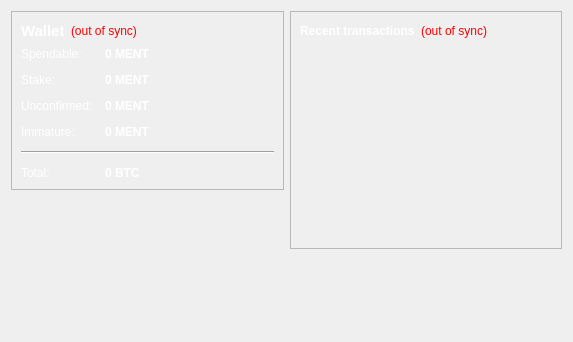
<?xml version="1.0" encoding="UTF-8"?>
<ui version="4.0">
 <class>OverviewPage</class>
 <widget class="QWidget" name="OverviewPage">
  <property name="geometry">
   <rect>
    <x>0</x>
    <y>0</y>
    <width>573</width>
    <height>342</height>
   </rect>
  </property>
  <property name="windowTitle">
   <string>Form</string>
  </property>
  <layout class="QHBoxLayout" name="horizontalLayout" stretch="1,1">
   <item>
    <layout class="QVBoxLayout" name="verticalLayout_2">
     <item>
      <widget class="QFrame" name="frame">
       <property name="frameShape">
        <enum>QFrame::StyledPanel</enum>
       </property>
       <property name="frameShadow">
        <enum>QFrame::Raised</enum>
       </property>
       <layout class="QVBoxLayout" name="verticalLayout_4">
        <item>
         <layout class="QHBoxLayout" name="horizontalLayout_4">
          <item>
           <widget class="QLabel" name="label_5">
            <property name="font">
             <font>
              <pointsize>11</pointsize>
              <weight>75</weight>
              <bold>true</bold>
             </font>
            </property>
            <property name="text">
             <string>Wallet</string>
            </property>
            <property name="styleSheet">
             <string notr="true">QLabel { color: white; }</string>
            </property>
           </widget>
          </item>
          <item>
           <widget class="QLabel" name="labelWalletStatus">
            <property name="toolTip">
             <string>The displayed information may be out of date. Your wallet automatically synchronizes with the MENT network after a connection is established, but this process has not completed yet.</string>
            </property>
            <property name="styleSheet">
             <string notr="true">QLabel { color: red; }</string>
            </property>
            <property name="text">
             <string notr="true">(out of sync)</string>
            </property>
            <property name="alignment">
             <set>Qt::AlignLeading|Qt::AlignLeft|Qt::AlignVCenter</set>
            </property>
           </widget>
          </item>
          <item>
           <spacer name="horizontalSpacer_2">
            <property name="orientation">
             <enum>Qt::Horizontal</enum>
            </property>
            <property name="sizeHint" stdset="0">
             <size>
              <width>40</width>
              <height>20</height>
             </size>
            </property>
           </spacer>
          </item>
         </layout>
        </item>
        <item>
         <layout class="QFormLayout" name="formLayout_2">
          <property name="fieldGrowthPolicy">
           <enum>QFormLayout::AllNonFixedFieldsGrow</enum>
          </property>
          <property name="horizontalSpacing">
           <number>12</number>
          </property>
          <property name="verticalSpacing">
           <number>12</number>
          </property>
          <item row="0" column="0">
           <widget class="QLabel" name="label">
            <property name="text">
             <string>Spendable:</string>
            </property>
            <property name="styleSheet">
             <string notr="true">QLabel { color: white; }</string>
            </property>
           </widget>
          </item>
          <item row="0" column="1">
           <widget class="QLabel" name="labelBalance">
            <property name="font">
             <font>
              <weight>75</weight>
              <bold>true</bold>
             </font>
            </property>
            <property name="styleSheet">
             <string notr="true">QLabel { color: white; }</string>
            </property>
            <property name="cursor">
             <cursorShape>IBeamCursor</cursorShape>
            </property>
            <property name="toolTip">
             <string>Your current spendable balance</string>
            </property>
            <property name="text">
             <string notr="true">0 MENT</string>
            </property>
            <property name="textInteractionFlags">
             <set>Qt::LinksAccessibleByMouse|Qt::TextSelectableByKeyboard|Qt::TextSelectableByMouse</set>
            </property>
           </widget>
          </item>
          <item row="1" column="0">
           <widget class="QLabel" name="label_6">
            <property name="text">
             <string>Stake:</string>
            </property>
            <property name="styleSheet">
             <string notr="true">QLabel { color: white; }</string>
            </property>
           </widget>
          </item>
          <item row="1" column="1">
           <widget class="QLabel" name="labelStake">
            <property name="font">
             <font>
              <weight>75</weight>
              <bold>true</bold>
             </font>
            </property>
            <property name="styleSheet">
             <string notr="true">QLabel { color: white; }</string>
            </property>
            <property name="cursor">
             <cursorShape>IBeamCursor</cursorShape>
            </property>
            <property name="toolTip">
             <string>Total of coins that was staked, and do not yet count toward the current balance</string>
            </property>
            <property name="text">
             <string notr="true">0 MENT</string>
            </property>
            <property name="textInteractionFlags">
             <set>Qt::LinksAccessibleByMouse|Qt::TextSelectableByKeyboard|Qt::TextSelectableByMouse</set>
            </property>
           </widget>
          </item>
          <item row="2" column="0">
           <widget class="QLabel" name="label_3">
            <property name="text">
             <string>Unconfirmed:</string>
            </property>
            <property name="styleSheet">
             <string notr="true">QLabel { color: white; }</string>
            </property>
           </widget>
          </item>
          <item row="2" column="1">
           <widget class="QLabel" name="labelUnconfirmed">
            <property name="font">
             <font>
              <weight>75</weight>
              <bold>true</bold>
             </font>
            </property>
            <property name="styleSheet">
             <string notr="true">QLabel { color: white; }</string>
            </property>
            <property name="cursor">
             <cursorShape>IBeamCursor</cursorShape>
            </property>
            <property name="toolTip">
             <string>Total of transactions that have yet to be confirmed, and do not yet count toward the current balance</string>
            </property>
            <property name="text">
             <string notr="true">0 MENT</string>
            </property>
            <property name="textInteractionFlags">
             <set>Qt::LinksAccessibleByMouse|Qt::TextSelectableByKeyboard|Qt::TextSelectableByMouse</set>
            </property>
           </widget>
          </item>
          <item row="3" column="0">
           <widget class="QLabel" name="labelImmatureText">
            <property name="text">
             <string>Immature:</string>
            </property>
            <property name="styleSheet">
             <string notr="true">QLabel { color: white; }</string>
            </property>
           </widget>
          </item>
          <item row="3" column="1">
           <widget class="QLabel" name="labelImmature">
            <property name="font">
             <font>
              <weight>75</weight>
              <bold>true</bold>
             </font>
            </property>
            <property name="styleSheet">
             <string notr="true">QLabel { color: white; }</string>
            </property>
            <property name="toolTip">
             <string>Mined balance that has not yet matured</string>
            </property>
            <property name="text">
             <string notr="true">0 MENT</string>
            </property>
            <property name="textInteractionFlags">
             <set>Qt::LinksAccessibleByMouse|Qt::TextSelectableByKeyboard|Qt::TextSelectableByMouse</set>
            </property>
           </widget>
          </item>
          <item row="4" column="0" colspan="2">
           <widget class="Line" name="line">
            <property name="orientation">
             <enum>Qt::Horizontal</enum>
            </property>
           </widget>
          </item>
          <item row="5" column="0">
           <widget class="QLabel" name="labelTotalText">
            <property name="text">
             <string>Total:</string>
            </property>
            <property name="styleSheet">
             <string notr="true">QLabel { color: white; }</string>
            </property>
           </widget>
          </item>
          <item row="5" column="1">
           <widget class="QLabel" name="labelTotal">
            <property name="font">
             <font>
              <weight>75</weight>
              <bold>true</bold>
             </font>
            </property>
            <property name="styleSheet">
             <string notr="true">QLabel { color: white; }</string>
            </property>
            <property name="cursor">
             <cursorShape>IBeamCursor</cursorShape>
            </property>
            <property name="toolTip">
             <string>Your current total balance</string>
            </property>
            <property name="text">
             <string notr="true">0 BTC</string>
            </property>
            <property name="textInteractionFlags">
             <set>Qt::LinksAccessibleByMouse|Qt::TextSelectableByKeyboard|Qt::TextSelectableByMouse</set>
            </property>
           </widget>
          </item>
         </layout>
        </item>
       </layout>
      </widget>
     </item>
     <item>
      <spacer name="verticalSpacer">
       <property name="orientation">
        <enum>Qt::Vertical</enum>
       </property>
       <property name="sizeHint" stdset="0">
        <size>
         <width>20</width>
         <height>40</height>
        </size>
       </property>
      </spacer>
     </item>
    </layout>
   </item>
   <item>
    <layout class="QVBoxLayout" name="verticalLayout_3">
     <item>
      <widget class="QFrame" name="frame_2">
       <property name="frameShape">
        <enum>QFrame::StyledPanel</enum>
       </property>
       <property name="frameShadow">
        <enum>QFrame::Raised</enum>
       </property>
       <layout class="QVBoxLayout" name="verticalLayout">
        <item>
         <layout class="QHBoxLayout" name="horizontalLayout_2">
          <item>
           <widget class="QLabel" name="label_4">
            <property name="text">
             <string>&lt;b&gt;Recent transactions&lt;/b&gt;</string>
            </property>
            <property name="styleSheet">
             <string notr="true">QLabel { color: white; }</string>
            </property>
           </widget>
          </item>
          <item>
           <widget class="QLabel" name="labelTransactionsStatus">
            <property name="toolTip">
             <string>The displayed information may be out of date. Your wallet automatically synchronizes with the MENT network after a connection is established, but this process has not completed yet.</string>
            </property>
            <property name="styleSheet">
             <string notr="true">QLabel { color: red; }</string>
            </property>
            <property name="text">
             <string notr="true">(out of sync)</string>
            </property>
            <property name="alignment">
             <set>Qt::AlignRight|Qt::AlignTrailing|Qt::AlignVCenter</set>
            </property>
           </widget>
          </item>
          <item>
           <spacer name="horizontalSpacer">
            <property name="orientation">
             <enum>Qt::Horizontal</enum>
            </property>
            <property name="sizeHint" stdset="0">
             <size>
              <width>40</width>
              <height>20</height>
             </size>
            </property>
           </spacer>
          </item>
         </layout>
        </item>
        <item>
         <widget class="QListView" name="listTransactions">
          <property name="styleSheet">
           <string notr="true">QListView { background: transparent; }</string>
          </property>
          <property name="frameShape">
           <enum>QFrame::NoFrame</enum>
          </property>
          <property name="verticalScrollBarPolicy">
           <enum>Qt::ScrollBarAlwaysOff</enum>
          </property>
          <property name="horizontalScrollBarPolicy">
           <enum>Qt::ScrollBarAlwaysOff</enum>
          </property>
          <property name="selectionMode">
           <enum>QAbstractItemView::NoSelection</enum>
          </property>
         </widget>
        </item>
       </layout>
      </widget>
     </item>
     <item>
      <spacer name="verticalSpacer_2">
       <property name="orientation">
        <enum>Qt::Vertical</enum>
       </property>
       <property name="sizeHint" stdset="0">
        <size>
         <width>20</width>
         <height>40</height>
        </size>
       </property>
      </spacer>
     </item>
    </layout>
   </item>
  </layout>
 </widget>
 <resources/>
 <connections/>
</ui>
